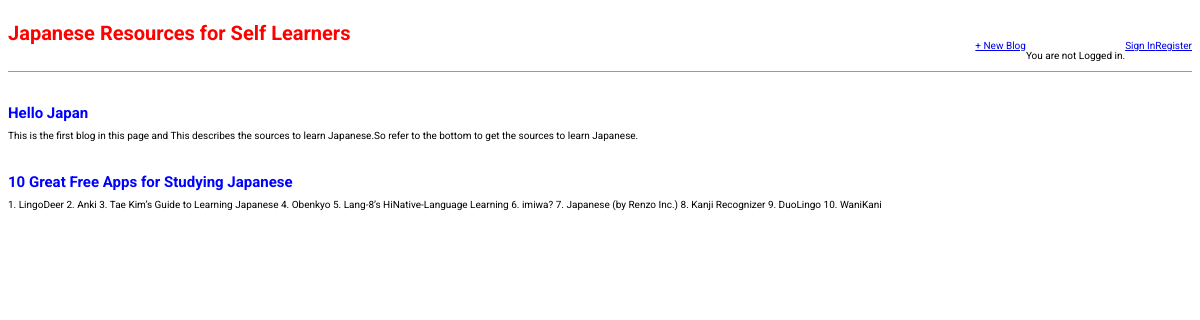
Before: / with the older database file.
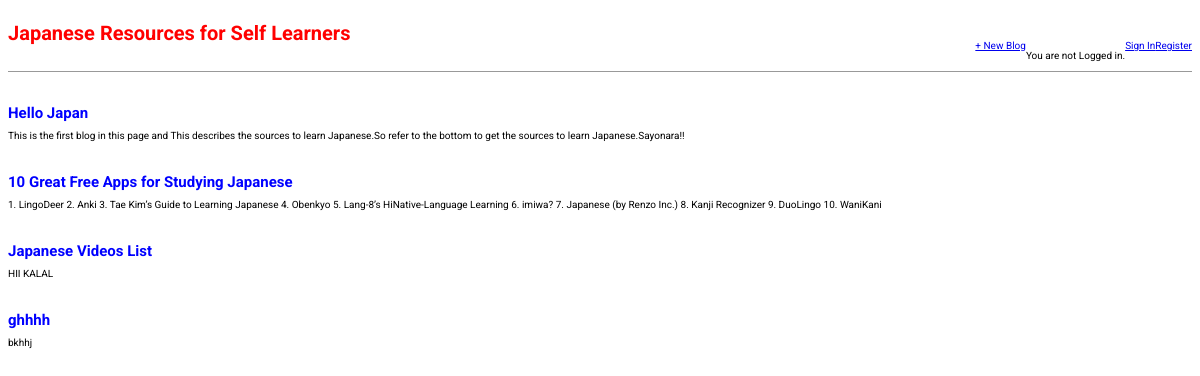
After: the same page with the newer database file.
### blog/models.py (models this page shows, shortened)
class Post(models.Model):
    title = models.CharField(max_length=200)
    author = models.ForeignKey(
        'auth.User',
        on_delete=models.CASCADE,
        )
    body = models.TextField()

### blog/views.py (the view)
# urls.py: path('', BlogListView.as_view(), name='home'),
class BlogListView(ListView):
    model = Post
    template_name = 'home.html'

### templates/home.html
{% extends 'base.html' %}
{% block content %}
    {% for post in object_list %}
        <div class="post-entry">
            <h2><a href="{% url 'post-detail' post.pk %}">{{ post.title }}</a></h2>
            <p>{{ post.body }}</p>
        </div>
    {% endfor %}
{% endblock content %}

### templates/base.html (shortened to what this page needs)
{% load static %}
<html>
    <head>
        <link href="{% static 'css/base.css' %}" rel="stylesheet">
    </head>
    <body>
        <div>
            <header>
                <div class="nav-left">
                    <h1><a href="{% url 'home' %}">Japanese Resources for Self Learners</a></h1>
                </div>
                <div class="nav-right">
                    <a href="{% url 'post-new' %}" id="new-b">+ New Blog</a>
                    {% if user.is_authenticated %}
                        <p>Hi {{ user.username }}</p>
                        <p><a href="{% url 'logout' %}">Log Out</a></p>
                    {% else %}
                        <p>You are not Logged in.</p>
                        <a href="{% url 'login' %}">Sign In</a>
                        <a href="{% url 'signup' %}">Register</a>
                    {% endif %}
                </div>
            </header>
            {% block content %}
            {% endblock content %}
        </div>
    </body>
</html>

### static/css/base.css (style rules this page uses)
header h1 a { color: red; font-family: 'Roboto', sans-serif; text-decoration: none; }
body { font-family: 'Roboto', sans-serif; font-size: 10px; }
header { border-bottom: 1px solid #999; margin-bottom: 2rem; display: flex; }
.nav-left { margin-right: auto; }
.nav-right { display: flex; padding-top: 2rem; }
.post-entry { margin-bottom: 2rem; }
.post-entry h2 { margin: 0.5rem 0; }
.post-entry h2 a, .post-entry h2 a:visited { color: blue; text-decoration: none; }
.post-entry p { margin: 0; font-weight: 400; }
html { font-weight: 100px; }

Changed rows visible on the page:
changed Post "Hello Japan": body "This is the first blog in this page and This describes the sources to learn Japanese.So refer to the bottom to get the sources to learn Japanese." → "This is the first blog in this page and This describes the sources to learn Japanese.So refer to the bottom to get the sources to learn Japanese.Sayonara!!"
added Post: title "Japanese Videos List", body "HII KALAL"
added Post: title "ghhhh", body "bkhhj"
